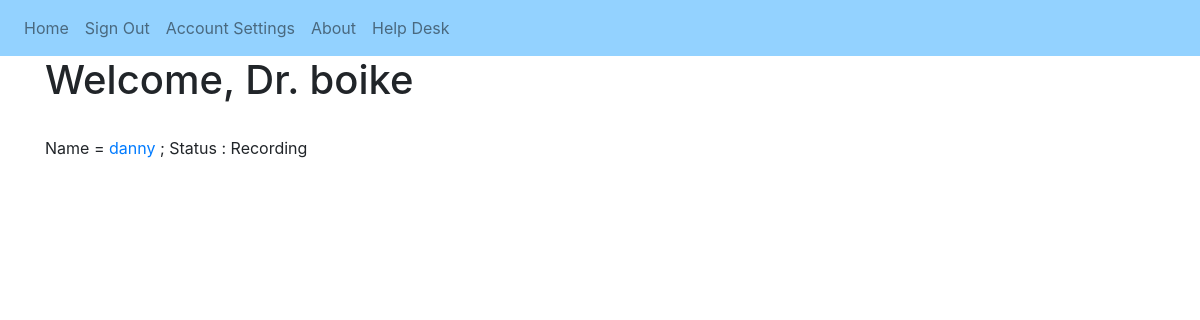
Page /home (signed in) on the earlier database version.
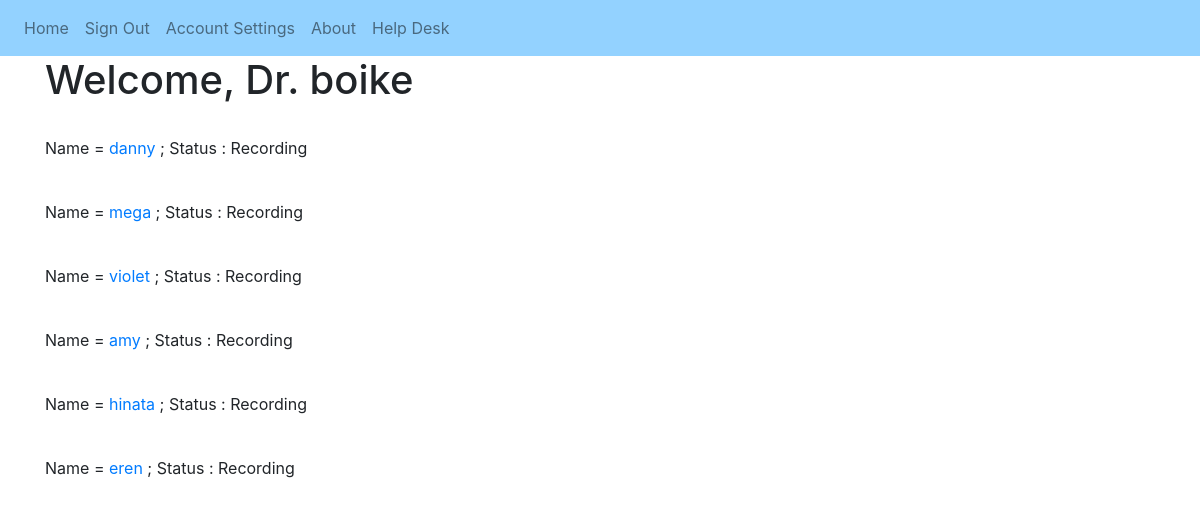
Same page on the later database version.
### flask1/models.py (models this page shows, shortened)
class Doctor(db.Model, UserMixin):
    id = db.Column(db.Integer, primary_key=True)
    username = db.Column(db.String(20), unique=True, nullable=False)
    email = db.Column(db.String(20), unique=True, nullable=False)
    password = db.Column(db.String(60), nullable=False)
    patient_lists = db.relationship('Patient', backref='doctor_name', lazy=True)
    def __repr__(self):
        return f"Doctor('{self.username}', '{self.email}')"

class Patient(db.Model):
    id = db.Column(db.Integer, primary_key=True)
    username = db.Column(db.String(20), unique=True, nullable=False)
    email = db.Column(db.String(20), unique=True, nullable=False)
    password = db.Column(db.String(60), nullable=False)
    doctor_id = db.Column(db.Integer, db.ForeignKey('doctor.id'), nullable=False)
    record_lists = db.relationship('Rec001', backref='patient_name', lazy=True)

### flask1/routes.py (the view)
@app.route('/home', endpoint='home_page')
def home_page():
    if current_user.is_authenticated and current_user is not None:
        print(current_user)
        patient_list = Patient.query.filter_by(doctor_id=current_user.id).all()
    else:
        print("Not authenticated")
    return render_template('index.html', acc=current_user, var_patient=patient_list)

### flask1/models.py (called while the page is built)
@login_manager.user_loader  # try without "()"
def load_user(user_id):
    return Doctor.query.get(int(user_id))

### flask1/templates/index.html (shortened to what this page needs)
{% extends 'base_bootstrap.html' %}
{% block content_customized %}
    <h1>Welcome, Dr. {{ acc.username }}</h1>
    <br>
    {% for i in var_patient %}
        <p>Name = <a href="{{ url_for('patient_page', patient_id=i.id) }}">{{ i.username }}</a> ;  Status : Recording</p>
        <br>
    {% endfor %}
{% endblock %}

### flask1/templates/base_bootstrap.html (shortened to what this page needs)
<!doctype html>
<div lang="en">
<head>
    <link rel="stylesheet" href="https://stackpath.bootstrapcdn.com/bootstrap/4.1.3/css/bootstrap.min.css"
>
</head>
<body>
    <nav class="navbar navbar-expand-lg navbar-light" style="background-color: #93d2ff;>
        <div class="collapse navbar-collapse" id="navbarNav">
            <ul class="navbar-nav">
                <li class="nav-item">
                    <a class="nav-link" href="{{ url_for('login_page') }}">Home</a>
                </li>
                {% if current_user.is_authenticated %}
                    <li class="nav-item">
                        <a class="nav-link" href="{{ url_for('logout_page') }}">Sign Out</a>
                    </li>
                    <li class="nav-item">
                        <a class="nav-link" href="{{ url_for('account_page') }}">Account Settings</a>
                    </li>
                {% endif %}
                <li class="nav-item">
                    <a class="nav-link" href="{{ url_for('about_page') }}">About</a>
                </li>
                <li class="nav-item">
                    <a class="nav-link" href="/second">Help Desk</a>
                </li>
            </ul>
        </div>
<div class="container">
    {% block content_customized %}
    {% endblock %}
</div>
</body>
</html>

Differences in the rows shown:
added Patient: username "mega"
added Patient: username "violet"
added Patient: username "amy"
added Patient: username "hinata"
added Patient: username "eren"
